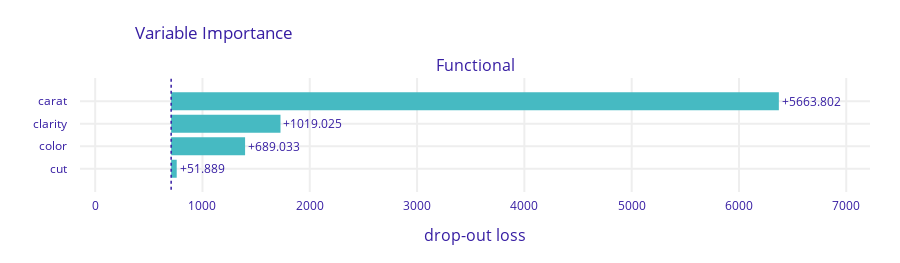
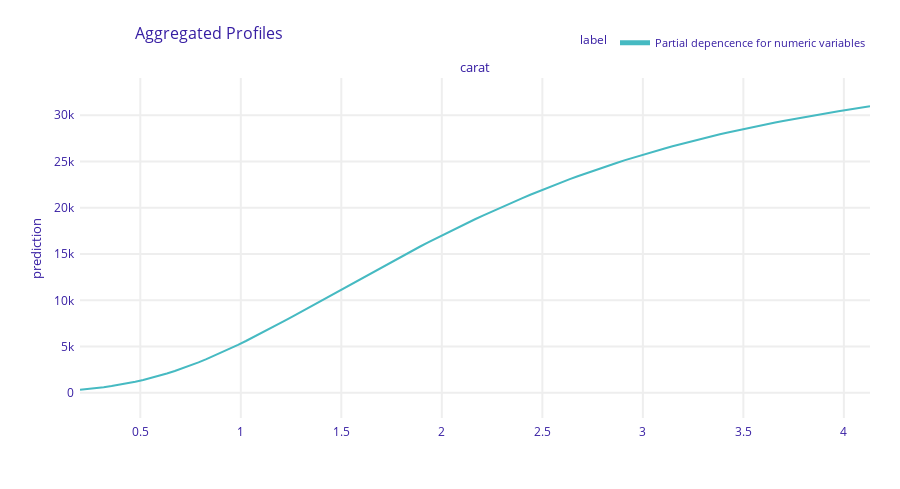
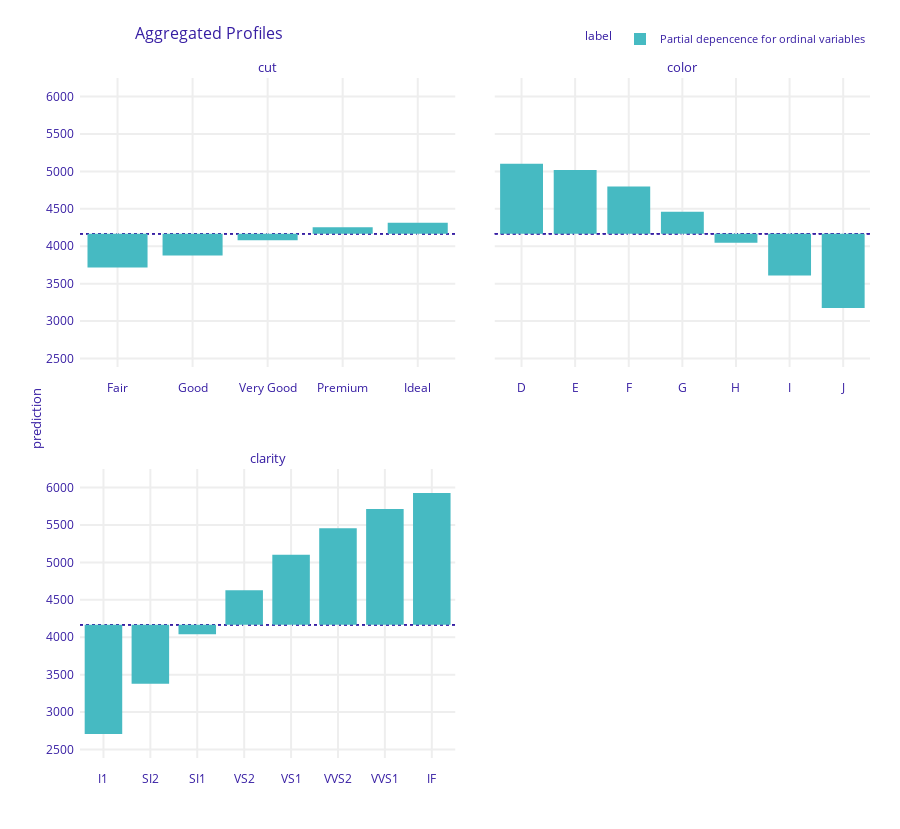

The cell these charts' notebook holds for them, in order:
### Code cell
# Interpretation
from sklearn.metrics import mean_gamma_deviance as deviance
from sklearn.dummy import DummyRegressor
import dalex as dx

dummy = DummyRegressor().fit(X_train, y_train)
d0, d = (deviance(y_valid, m.predict(X_valid)) for m in (dummy, model))
print(f"% deviance explained: {(d0 - d) / d0:.2%}")


def pred_fun(m, X):
    return m.predict(preprocessor.transform(X), batch_size=1000).flatten()


exp = dx.Explainer(
    model,
    data=df_valid[ord_features + ["carat"]],
    y=y_valid,
    predict_function=pred_fun,
    verbose=False,
)

vi = exp.model_parts()
vi.plot()

pdp_num = exp.model_profile(
    variables=["carat"], label="Partial depencence for numeric variables", verbose=False
)
pdp_num.plot()

pdp_ord = exp.model_profile(
    variable_type="categorical",
    variable_splits=dict(zip(ord_features, ord_levels)),
    label="Partial depencence for ordinal variables",
    verbose=False,
)
pdp_ord.plot()

### Figure 1 — Plotly figure (JSON) as saved in the notebook; plotly's stock layout.template omitted (floating-point values rounded to 4 significant figures)
{"data": [{"base": 707.9, "hoverinfo": "text", "hoverlabel": {"bgcolor": "rgba(0,0,0,0.8)"}, "hovertext": ["Model: Functional loss after<br>variable: carat is permuted: 6371.736<br>Drop-out loss change: +5663.802", "Model: Functional loss after<br>variable: clarity is permuted: 1726.96<br>Drop-out loss change: +1019.025", "Model: Functional loss after<br>variable: color is permuted: 1396.968<br>Drop-out loss change: +689.033", "Model: Functional loss after<br>variable: cut is permuted: 759.824<br>Drop-out loss change: +51.889"], "marker": {"color": "#46bac2"}, "orientation": "h", "showlegend": false, "text": ["+5663.802", "+1019.025", "+689.033", "+51.889"], "textposition": "outside", "type": "bar", "x": [5664.0, 1019.0, 689.0, 51.89], "xaxis": "x", "y": ["carat", "clarity", "color", "cut"], "yaxis": "y"}], "layout": {"annotations": [{"font": {"size": 16}, "showarrow": false, "text": "Functional", "x": 0.5, "xanchor": "center", "xref": "paper", "y": 1, "yanchor": "bottom", "yref": "paper"}, {"font": {"size": 16}, "showarrow": false, "text": "drop-out loss", "x": 0.5, "xanchor": "center", "xref": "paper", "y": 0, "yanchor": "top", "yref": "paper", "yshift": -30}], "font": {"color": "#371ea3"}, "height": 263, "margin": {"b": 71, "r": 30, "t": 78}, "shapes": [{"line": {"color": "#371ea3", "dash": "dot", "width": 1.5}, "type": "line", "x0": 707.9, "x1": 707.9, "xref": "x", "y0": -1, "y1": 4, "yref": "y"}], "title": {"text": "Variable Importance", "x": 0.15}, "xaxis": {"anchor": "y", "automargin": true, "domain": [0, 1], "fixedrange": true, "gridwidth": 2, "range": [-141.6, 7221.0], "tickcolor": "white", "ticklen": 3, "ticks": "outside", "type": "linear", "zeroline": false}, "yaxis": {"anchor": "x", "automargin": true, "autorange": "reversed", "domain": [0, 1], "fixedrange": true, "gridwidth": 2, "tickcolor": "white", "ticklen": 10, "ticks": "outside", "type": "category"}}}

### Figure 2 — Plotly figure (JSON) as saved in the notebook; plotly's stock layout.template omitted (floating-point values rounded to 4 significant figures; data arrays with more than 128 entries replaced by an {"elided": "..."} marker saying what was removed)
{"data": [{"customdata": {"elided": "101x3 mixed values"}, "hovertemplate": "<b>%{hovertext}</b><br><br>prediction=%{y:.3f}<br>mean_prediction=%{customdata[0]:.3f}<extra></extra>", "hovertext": ["Partial depencence for numeric variables", "Partial depencence for numeric variables", "Partial depencence for numeric variables", "Partial depencence for numeric variables", "Partial depencence for numeric variables", "Partial depencence for numeric variables", "Partial depencence for numeric variables", "Partial depencence for numeric variables", "Partial depencence for numeric variables", "Partial depencence for numeric variables", "Partial depencence for numeric variables", "Partial depencence for numeric variables", "Partial depencence for numeric variables", "Partial depencence for numeric variables", "Partial depencence for numeric variables", "Partial depencence for numeric variables", "Partial depencence for numeric variables", "Partial depencence for numeric variables", "Partial depencence for numeric variables", "Partial depencence for numeric variables", "Partial depencence for numeric variables", "Partial depencence for numeric variables", "Partial depencence for numeric variables", "Partial depencence for numeric variables", "Partial depencence for numeric variables", "Partial depencence for numeric variables", "Partial depencence for numeric variables", "Partial depencence for numeric variables", "Partial depencence for numeric variables", "Partial depencence for numeric variables", "Partial depencence for numeric variables", "Partial depencence for numeric variables", "Partial depencence for numeric variables", "Partial depencence for numeric variables", "Partial depencence for numeric variables", "Partial depencence for numeric variables", "Partial depencence for numeric variables", "Partial depencence for numeric variables", "Partial depencence for numeric variables", "Partial depencence for numeric variables", "Partial depencence for numeric variables", "Partial depencence for numeric variables", "Partial depencence for numeric variables", "Partial depencence for numeric variables", "Partial depencence for numeric variables", "Partial depencence for numeric variables", "Partial depencence for numeric variables", "Partial depencence for numeric variables", "Partial depencence for numeric variables", "Partial depencence for numeric variables", "Partial depencence for numeric variables", "Partial depencence for numeric variables", "Partial depencence for numeric variables", "Partial depencence for numeric variables", "Partial depencence for numeric variables", "Partial depencence for numeric variables", "Partial depencence for numeric variables", "Partial depencence for numeric variables", "Partial depencence for numeric variables", "Partial depencence for numeric variables", "Partial depencence for numeric variables", "Partial depencence for numeric variables", "Partial depencence for numeric variables", "Partial depencence for numeric variables", "Partial depencence for numeric variables", "Partial depencence for numeric variables", "Partial depencence for numeric variables", "Partial depencence for numeric variables", "Partial depencence for numeric variables", "Partial depencence for numeric variables", "Partial depencence for numeric variables", "Partial depencence for numeric variables", "Partial depencence for numeric variables", "Partial depencence for numeric variables", "Partial depencence for numeric variables", "Partial depencence for numeric variables", "Partial depencence for numeric variables", "Partial depencence for numeric variables", "Partial depencence for numeric variables", "Partial depencence for numeric variables", "Partial depencence for numeric variables", "Partial depencence for numeric variables", "Partial depencence for numeric variables", "Partial depencence for numeric variables", "Partial depencence for numeric variables", "Partial depencence for numeric variables", "Partial depencence for numeric variables", "Partial depencence for numeric variables", "Partial depencence for numeric variables", "Partial depencence for numeric variables", "Partial depencence for numeric variables", "Partial depencence for numeric variables", "Partial depencence for numeric variables", "Partial depencence for numeric variables", "Partial depencence for numeric variables", "Partial depencence for numeric variables", "Partial depencence for numeric variables", "Partial depencence for numeric variables", "Partial depencence for numeric variables", "Partial depencence for numeric variables", "Partial depencence for numeric variables"], "legendgroup": "Partial depencence for numeric variables", "line": {"color": "#46bac2", "dash": "solid", "width": 2}, "marker": {"symbol": "circle"}, "mode": "lines", "name": "Partial depencence for numeric variables", "opacity": 1, "orientation": "v", "showlegend": true, "type": "scatter", "x": [0.2, 0.2393, 0.2786, 0.3179, 0.3572, 0.3965, 0.4358, 0.4751, 0.5144, 0.5537, 0.593, 0.6323, 0.6716, 0.7109, 0.7502, 0.7895, 0.8288, 0.8681, 0.9074, 0.9467, 0.986, 1.025, 1.065, 1.104, 1.143, 1.182, 1.222, 1.261, 1.3, 1.34, 1.379, 1.418, 1.458, 1.497, 1.536, 1.575, 1.615, 1.654, 1.693, 1.733, 1.772, 1.811, 1.851, 1.89, 1.929, 1.968, 2.008, 2.047, 2.086, 2.126, 2.165, 2.204, 2.244, 2.283, 2.322, 2.361, 2.401, 2.44, 2.479, 2.519, 2.558, 2.597, 2.637, 2.676, 2.715, 2.754, 2.794, 2.833, 2.872, 2.912, 2.951, 2.99, 3.03, 3.069, 3.108, 3.147, 3.187, 3.226, 3.265, 3.305, 3.344, 3.383, 3.423, 3.462, 3.501, 3.54, 3.58, 3.619, 3.658, 3.698, 3.737, 3.776, 3.816, 3.855, 3.894, 3.933, 3.973, 4.012, 4.051, 4.091, 4.13], "xaxis": "x", "y": [345.8, 422.5, 512.2, 616.5, 736.4, 873.1, 1028.0, 1201.0, 1394.0, 1606.0, 1839.0, 2091.0, 2364.0, 2656.0, 2967.0, 3297.0, 3644.0, 4007.0, 4386.0, 4779.0, 5186.0, 5604.0, 6033.0, 6471.0, 6918.0, 7372.0, 7832.0, 8298.0, 8767.0, 9239.0, 9714.0, 10190.0, 10670.0, 11140.0, 11620.0, 12090.0, 12570.0, 13040.0, 13510.0, 13970.0, 14430.0, 14890.0, 15340.0, 15780.0, 16230.0, 16660.0, 17090.0, 17520.0, 17940.0, 18350.0, 18750.0, 19150.0, 19550.0, 19930.0, 20310.0, 20680.0, 21050.0, 21400.0, 21750.0, 22100.0, 22430.0, 22760.0, 23080.0, 23400.0, 23700.0, 24000.0, 24300.0, 24580.0, 24860.0, 25140.0, 25400.0, 25660.0, 25920.0, 26160.0, 26410.0, 26640.0, 26870.0, 27090.0, 27310.0, 27520.0, 27730.0, 27930.0, 28130.0, 28320.0, 28510.0, 28690.0, 28870.0, 29040.0, 29210.0, 29380.0, 29540.0, 29700.0, 29850.0, 30000.0, 30150.0, 30290.0, 30430.0, 30560.0, 30700.0, 30830.0, 30950.0], "yaxis": "y"}], "layout": {"annotations": [{"font": {"size": 13}, "showarrow": false, "text": "carat", "x": 0.5, "xanchor": "center", "xref": "paper", "y": 1, "yanchor": "bottom", "yref": "paper"}, {"font": {"size": 13}, "showarrow": false, "text": "prediction", "textangle": -90, "x": -0.07, "xref": "paper", "y": 0.5, "yref": "paper"}], "font": {"color": "#371ea3"}, "height": 489, "hovermode": "x unified", "legend": {"font": {"size": 11}, "itemsizing": "constant", "orientation": "h", "title": {"font": {"size": 12}, "text": "label"}, "tracegroupgap": 0, "x": 1, "xanchor": "right", "y": 1.061, "yanchor": "bottom"}, "margin": {"b": 71, "r": 30, "t": 78}, "title": {"font": {"size": 16}, "text": "Aggregated Profiles", "x": 0.15}, "xaxis": {"anchor": "y", "automargin": true, "domain": [0, 1], "fixedrange": true, "gridwidth": 2, "showticklabels": true, "tickcolor": "white", "ticklen": 3, "ticks": "outside", "title": {"text": ""}, "type": "linear", "zeroline": false}, "yaxis": {"anchor": "x", "automargin": true, "domain": [0, 1], "fixedrange": true, "gridwidth": 2, "range": [-2715.0, 34010.0], "tickcolor": "white", "ticklen": 3, "ticks": "outside", "title": {"text": ""}, "type": "linear", "zeroline": false}}}

### Figure 3 — Plotly figure (JSON) as saved in the notebook; plotly's stock layout.template omitted (floating-point values rounded to 4 significant figures)
{"data": [{"alignmentgroup": "True", "base": [4167.0, 4167.0, 4167.0, 4167.0, 4167.0], "customdata": [[3718.0, "Partial depencence for ordinal variables", "cut"], [3878.0, "Partial depencence for ordinal variables", "cut"], [4080.0, "Partial depencence for ordinal variables", "cut"], [4254.0, "Partial depencence for ordinal variables", "cut"], [4316.0, "Partial depencence for ordinal variables", "cut"]], "hovertemplate": "<b>%{hovertext}</b><br><br>mean_prediction=%{base:.3f}<br>prediction=%{customdata[0]:.3f}<extra></extra>", "hovertext": ["Partial depencence for ordinal variables", "Partial depencence for ordinal variables", "Partial depencence for ordinal variables", "Partial depencence for ordinal variables", "Partial depencence for ordinal variables"], "legendgroup": "Partial depencence for ordinal variables", "marker": {"color": "#46bac2", "pattern": {"shape": ""}}, "name": "Partial depencence for ordinal variables", "offsetgroup": "Partial depencence for ordinal variables", "orientation": "v", "showlegend": true, "textposition": "auto", "type": "bar", "x": ["Fair", "Good", "Very Good", "Premium", "Ideal"], "xaxis": "x3", "y": [-449.5, -289.5, -87.04, 87.22, 148.5], "yaxis": "y3"}, {"alignmentgroup": "True", "base": [4167.0, 4167.0, 4167.0, 4167.0, 4167.0, 4167.0, 4167.0], "customdata": [[5102.0, "Partial depencence for ordinal variables", "color"], [5019.0, "Partial depencence for ordinal variables", "color"], [4799.0, "Partial depencence for ordinal variables", "color"], [4459.0, "Partial depencence for ordinal variables", "color"], [4047.0, "Partial depencence for ordinal variables", "color"], [3609.0, "Partial depencence for ordinal variables", "color"], [3176.0, "Partial depencence for ordinal variables", "color"]], "hovertemplate": "<b>%{hovertext}</b><br><br>mean_prediction=%{base:.3f}<br>prediction=%{customdata[0]:.3f}<extra></extra>", "hovertext": ["Partial depencence for ordinal variables", "Partial depencence for ordinal variables", "Partial depencence for ordinal variables", "Partial depencence for ordinal variables", "Partial depencence for ordinal variables", "Partial depencence for ordinal variables", "Partial depencence for ordinal variables"], "legendgroup": "Partial depencence for ordinal variables", "marker": {"color": "#46bac2", "pattern": {"shape": ""}}, "name": "Partial depencence for ordinal variables", "offsetgroup": "Partial depencence for ordinal variables", "orientation": "v", "showlegend": false, "textposition": "auto", "type": "bar", "x": ["D", "E", "F", "G", "H", "I", "J"], "xaxis": "x4", "y": [935.4, 851.8, 631.7, 292.4, -120.1, -558.4, -991.4], "yaxis": "y4"}, {"alignmentgroup": "True", "base": [4167.0, 4167.0, 4167.0, 4167.0, 4167.0, 4167.0, 4167.0, 4167.0], "customdata": [[2709.0, "Partial depencence for ordinal variables", "clarity"], [3379.0, "Partial depencence for ordinal variables", "clarity"], [4040.0, "Partial depencence for ordinal variables", "clarity"], [4630.0, "Partial depencence for ordinal variables", "clarity"], [5103.0, "Partial depencence for ordinal variables", "clarity"], [5455.0, "Partial depencence for ordinal variables", "clarity"], [5715.0, "Partial depencence for ordinal variables", "clarity"], [5926.0, "Partial depencence for ordinal variables", "clarity"]], "hovertemplate": "<b>%{hovertext}</b><br><br>mean_prediction=%{base:.3f}<br>prediction=%{customdata[0]:.3f}<extra></extra>", "hovertext": ["Partial depencence for ordinal variables", "Partial depencence for ordinal variables", "Partial depencence for ordinal variables", "Partial depencence for ordinal variables", "Partial depencence for ordinal variables", "Partial depencence for ordinal variables", "Partial depencence for ordinal variables", "Partial depencence for ordinal variables"], "legendgroup": "Partial depencence for ordinal variables", "marker": {"color": "#46bac2", "pattern": {"shape": ""}}, "name": "Partial depencence for ordinal variables", "offsetgroup": "Partial depencence for ordinal variables", "orientation": "v", "showlegend": false, "textposition": "auto", "type": "bar", "x": ["I1", "SI2", "SI1", "VS2", "VS1", "VVS2", "VVS1", "IF"], "xaxis": "x", "y": [-1458.0, -788.4, -126.6, 462.5, 935.6, 1288.0, 1548.0, 1759.0], "yaxis": "y"}], "layout": {"annotations": [{"font": {"size": 13}, "showarrow": false, "text": "clarity", "x": 0.2375, "xanchor": "center", "xref": "paper", "y": 0.425, "yanchor": "bottom", "yref": "paper"}, {"font": {"size": 13}, "showarrow": false, "text": "cut", "x": 0.2375, "xanchor": "center", "xref": "paper", "y": 1, "yanchor": "bottom", "yref": "paper"}, {"font": {"size": 13}, "showarrow": false, "text": "color", "x": 0.7625, "xanchor": "center", "xref": "paper", "y": 1, "yanchor": "bottom", "yref": "paper"}, {"font": {"size": 13}, "showarrow": false, "text": "prediction", "textangle": -90, "x": -0.07, "xref": "paper", "y": 0.5, "yref": "paper"}], "barmode": "group", "font": {"color": "#371ea3"}, "height": 829, "hovermode": "x unified", "legend": {"font": {"size": 11}, "itemsizing": "constant", "orientation": "h", "title": {"font": {"size": 12}, "text": "label"}, "tracegroupgap": 0, "x": 1, "xanchor": "right", "y": 1.036, "yanchor": "bottom"}, "margin": {"b": 71, "r": 30, "t": 78}, "shapes": [{"layer": "below", "line": {"color": "#371ea3", "dash": "dot", "width": 1.5}, "type": "line", "x0": 0, "x1": 1, "xref": "x domain", "y0": 4167.0, "y1": 4167.0, "yref": "y"}, {"layer": "below", "line": {"color": "#371ea3", "dash": "dot", "width": 1.5}, "type": "line", "x0": 0, "x1": 1, "xref": "x3 domain", "y0": 4167.0, "y1": 4167.0, "yref": "y3"}, {"layer": "below", "line": {"color": "#371ea3", "dash": "dot", "width": 1.5}, "type": "line", "x0": 0, "x1": 1, "xref": "x4 domain", "y0": 4167.0, "y1": 4167.0, "yref": "y4"}, {"layer": "below", "line": {"color": "#371ea3", "dash": "dot", "width": 1.5}, "type": "line", "x0": 0, "x1": 1, "xref": "x domain", "y0": 4167.0, "y1": 4167.0, "yref": "y"}, {"layer": "below", "line": {"color": "#371ea3", "dash": "dot", "width": 1.5}, "type": "line", "x0": 0, "x1": 1, "xref": "x3 domain", "y0": 4167.0, "y1": 4167.0, "yref": "y3"}, {"layer": "below", "line": {"color": "#371ea3", "dash": "dot", "width": 1.5}, "type": "line", "x0": 0, "x1": 1, "xref": "x4 domain", "y0": 4167.0, "y1": 4167.0, "yref": "y4"}, {"layer": "below", "line": {"color": "#371ea3", "dash": "dot", "width": 1.5}, "type": "line", "x0": 0, "x1": 1, "xref": "x domain", "y0": 4167.0, "y1": 4167.0, "yref": "y"}, {"layer": "below", "line": {"color": "#371ea3", "dash": "dot", "width": 1.5}, "type": "line", "x0": 0, "x1": 1, "xref": "x3 domain", "y0": 4167.0, "y1": 4167.0, "yref": "y3"}, {"layer": "below", "line": {"color": "#371ea3", "dash": "dot", "width": 1.5}, "type": "line", "x0": 0, "x1": 1, "xref": "x4 domain", "y0": 4167.0, "y1": 4167.0, "yref": "y4"}], "title": {"font": {"size": 16}, "text": "Aggregated Profiles", "x": 0.15}, "xaxis": {"anchor": "y", "automargin": true, "domain": [0, 0.475], "fixedrange": true, "gridwidth": 2, "showticklabels": true, "tickcolor": "white", "ticklen": 10, "ticks": "outside", "title": {"text": ""}, "type": "category"}, "xaxis2": {"anchor": "y2", "automargin": true, "domain": [0.525, 1], "fixedrange": true, "gridwidth": 2, "showticklabels": true, "tickcolor": "white", "ticklen": 10, "ticks": "outside", "title": {"text": ""}, "type": "category"}, "xaxis3": {"anchor": "y3", "automargin": true, "domain": [0, 0.475], "fixedrange": true, "gridwidth": 2, "showticklabels": true, "tickcolor": "white", "ticklen": 10, "ticks": "outside", "title": {"text": ""}, "type": "category"}, "xaxis4": {"anchor": "y4", "automargin": true, "domain": [0.525, 1], "fixedrange": true, "gridwidth": 2, "showticklabels": true, "tickcolor": "white", "ticklen": 10, "ticks": "outside", "title": {"text": ""}, "type": "category"}, "yaxis": {"anchor": "x", "automargin": true, "domain": [0, 0.425], "fixedrange": true, "gridwidth": 2, "range": [2387.0, 6248.0], "tickcolor": "white", "ticklen": 3, "ticks": "outside", "title": {"text": ""}, "type": "linear", "zeroline": false}, "yaxis2": {"anchor": "x2", "automargin": true, "domain": [0, 0.425], "fixedrange": true, "gridwidth": 2, "matches": "y", "range": [2387.0, 6248.0], "showticklabels": false, "tickcolor": "white", "ticklen": 3, "ticks": "outside", "title": {"text": ""}, "type": "linear", "zeroline": false}, "yaxis3": {"anchor": "x3", "automargin": true, "domain": [0.575, 1], "fixedrange": true, "gridwidth": 2, "matches": "y", "range": [2387.0, 6248.0], "tickcolor": "white", "ticklen": 3, "ticks": "outside", "title": {"text": ""}, "type": "linear", "zeroline": false}, "yaxis4": {"anchor": "x4", "automargin": true, "domain": [0.575, 1], "fixedrange": true, "gridwidth": 2, "matches": "y", "range": [2387.0, 6248.0], "showticklabels": false, "tickcolor": "white", "ticklen": 3, "ticks": "outside", "title": {"text": ""}, "type": "linear", "zeroline": false}}}
